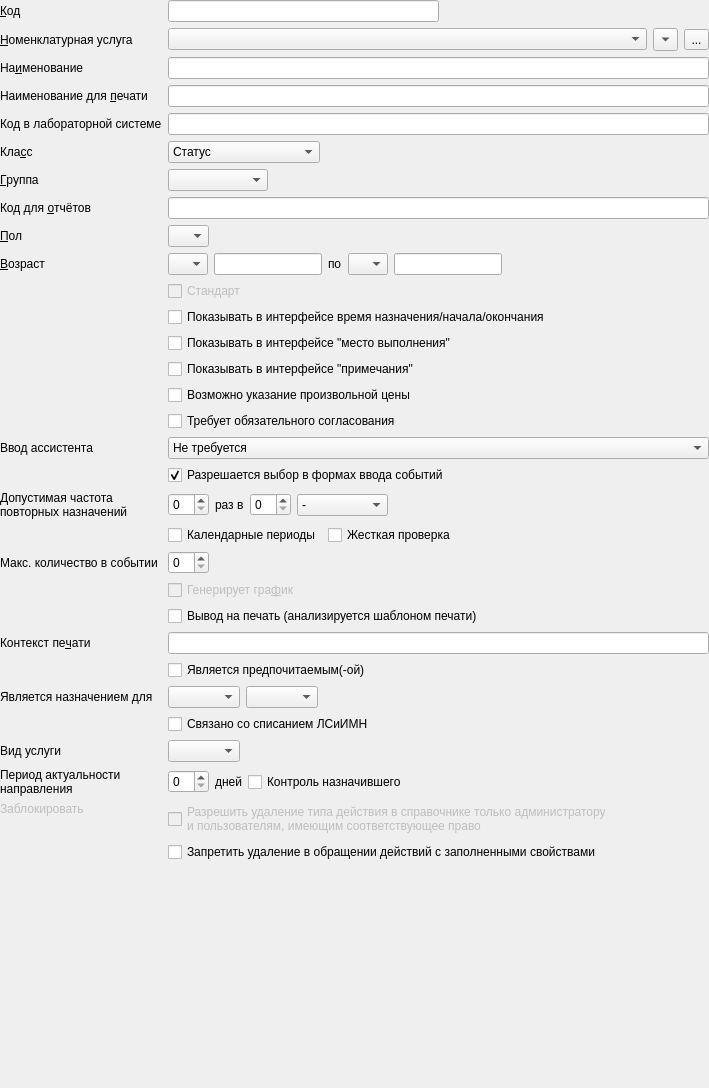
         <widget class="QWidget" name="scrollAreaWidgetContents">
          <property name="geometry">
           <rect>
            <x>0</x>
            <y>0</y>
            <width>709</width>
            <height>1088</height>
           </rect>
          </property>
          <layout class="QVBoxLayout" name="verticalLayout_4">
           <property name="margin">
            <number>0</number>
           </property>
           <item>
            <layout class="QGridLayout" name="gridLayout">
             <item row="29" column="1">
              <layout class="QHBoxLayout" name="frmRecommendation">
               <item>
                <widget class="QSpinBox" name="edtRecommendationExpirePeriod"/>
               </item>
               <item>
                <widget class="QLabel" name="lblFrequencyCount_2">
                 <property name="text">
                  <string>дней</string>
                 </property>
                </widget>
               </item>
               <item>
                <widget class="QCheckBox" name="chkRecommendationControl">
                 <property name="text">
                  <string>Контроль назначившего</string>
                 </property>
                </widget>
               </item>
               <item>
                <spacer name="horizontalSpacer_6">
                 <property name="orientation">
                  <enum>Qt::Horizontal</enum>
                 </property>
                 <property name="sizeHint" stdset="0">
                  <size>
                   <width>40</width>
                   <height>20</height>
                  </size>
                 </property>
                </spacer>
               </item>
              </layout>
             </item>
             <item row="3" column="1">
              <widget class="QLineEdit" name="edtTitle"/>
             </item>
             <item row="24" column="1">
              <widget class="QLineEdit" name="edtContext">
               <property name="maxLength">
                <number>64</number>
               </property>
              </widget>
             </item>
             <item row="17" column="1">
              <widget class="QCheckBox" name="chkShowInForm">
               <property name="enabled">
                <bool>true</bool>
               </property>
               <property name="text">
                <string>Разрешается выбор в формах ввода событий</string>
               </property>
               <property name="checkable">
                <bool>true</bool>
               </property>
               <property name="checked">
                <bool>true</bool>
               </property>
              </widget>
             </item>
             <item row="2" column="1">
              <widget class="QLineEdit" name="edtName">
               <property name="minimumSize">
                <size>
                 <width>200</width>
                 <height>0</height>
                </size>
               </property>
              </widget>
             </item>
             <item row="31" column="1">
              <widget class="QCheckBox" name="chkFilledLock">
               <property name="text">
                <string>Запретить удаление в обращении действий с заполненными свойствами</string>
               </property>
              </widget>
             </item>
             <item row="27" column="1">
              <widget class="QCheckBox" name="chkNomenclatureExpense">
               <property name="text">
                <string>Связано со списанием ЛСиИМН</string>
               </property>
              </widget>
             </item>
             <item row="25" column="1">
              <widget class="QCheckBox" name="chkIsPreferable">
               <property name="text">
                <string>Является предпочитаемым(-ой)</string>
               </property>
              </widget>
             </item>
             <item row="1" column="1">
              <layout class="QHBoxLayout" name="frmNomenclativeService">
               <item>
                <widget class="CRBComboBox" name="cmbNomenclativeService">
                 <property name="minimumSize">
                  <size>
                   <width>150</width>
                   <height>0</height>
                  </size>
                 </property>
                </widget>
               </item>
               <item>
                <widget class="QToolButton" name="btnSetName">
                 <property name="minimumSize">
                  <size>
                   <width>25</width>
                   <height>0</height>
                  </size>
                 </property>
                 <property name="toolTip">
                  <string>Установить наименование по наименованию номенклатурной услуги</string>
                 </property>
                 <property name="text">
                  <string>...</string>
                 </property>
                 <property name="arrowType">
                  <enum>Qt::DownArrow</enum>
                 </property>
                </widget>
               </item>
               <item>
                <widget class="QToolButton" name="btnSelectService">
                 <property name="minimumSize">
                  <size>
                   <width>25</width>
                   <height>0</height>
                  </size>
                 </property>
                 <property name="text">
                  <string>...</string>
                 </property>
                </widget>
               </item>
              </layout>
             </item>
             <item row="23" column="1">
              <widget class="QCheckBox" name="chkIsPrinted">
               <property name="text">
                <string>Вывод на печать (анализируется шаблоном печати)</string>
               </property>
              </widget>
             </item>
             <item row="30" column="1">
              <widget class="QCheckBox" name="chkLock">
               <property name="enabled">
                <bool>false</bool>
               </property>
               <property name="text">
                <string>Разрешить удаление типа действия в справочнике только администратору
и пользователям, имеющим соответствующее право</string>
               </property>
              </widget>
             </item>
             <item row="7" column="0">
              <widget class="QLabel" name="lblFlatCode">
               <property name="text">
                <string>Код для &amp;отчётов</string>
               </property>
               <property name="buddy">
                <cstring>edtFlatCode</cstring>
               </property>
              </widget>
             </item>
             <item row="28" column="0">
              <widget class="QLabel" name="lblServiceType">
               <property name="text">
                <string>Вид услуги</string>
               </property>
              </widget>
             </item>
             <item row="10" column="1">
              <widget class="QCheckBox" name="chkIsMES">
               <property name="enabled">
                <bool>false</bool>
               </property>
               <property name="text">
                <string>Стандарт</string>
               </property>
              </widget>
             </item>
             <item row="0" column="1">
              <layout class="QHBoxLayout" name="frmCode">
               <item>
                <widget class="QLineEdit" name="edtCode"/>
               </item>
               <item>
                <spacer>
                 <property name="orientation">
                  <enum>Qt::Horizontal</enum>
                 </property>
                 <property name="sizeHint" stdset="0">
                  <size>
                   <width>145</width>
                   <height>19</height>
                  </size>
                 </property>
                </spacer>
               </item>
              </layout>
             </item>
             <item row="0" column="0">
              <widget class="QLabel" name="lblCode">
               <property name="text">
                <string>&amp;Код</string>
               </property>
               <property name="buddy">
                <cstring>edtCode</cstring>
               </property>
              </widget>
             </item>
             <item row="18" column="1">
              <layout class="QHBoxLayout" name="frmFrequency">
               <item>
                <widget class="QSpinBox" name="edtFrequencyCount"/>
               </item>
               <item>
                <widget class="QLabel" name="lblFrequencyCount">
                 <property name="text">
                  <string>раз в</string>
                 </property>
                </widget>
               </item>
               <item>
                <widget class="QSpinBox" name="edtFrequencyPeriod"/>
               </item>
               <item>
                <widget class="QComboBox" name="cmbFrequencyPeriodType">
                 <item>
                  <property name="text">
                   <string>-</string>
                  </property>
                 </item>
                 <item>
                  <property name="text">
                   <string>День</string>
                  </property>
                 </item>
                 <item>
                  <property name="text">
                   <string>Неделю</string>
                  </property>
                 </item>
                 <item>
                  <property name="text">
                   <string>Месяц</string>
                  </property>
                 </item>
                 <item>
                  <property name="text">
                   <string>Квартал</string>
                  </property>
                 </item>
                 <item>
                  <property name="text">
                   <string>Полугодие</string>
                  </property>
                 </item>
                 <item>
                  <property name="text">
                   <string>Год</string>
                  </property>
                 </item>
                </widget>
               </item>
               <item>
                <spacer name="horizontalSpacer_3">
                 <property name="orientation">
                  <enum>Qt::Horizontal</enum>
                 </property>
                 <property name="sizeHint" stdset="0">
                  <size>
                   <width>40</width>
                   <height>20</height>
                  </size>
                 </property>
                </spacer>
               </item>
              </layout>
             </item>
             <item row="30" column="0">
              <widget class="QLabel" name="lblLock">
               <property name="enabled">
                <bool>false</bool>
               </property>
               <property name="text">
                <string>Заблокировать</string>
               </property>
               <property name="alignment">
                <set>Qt::AlignLeading|Qt::AlignLeft|Qt::AlignTop</set>
               </property>
               <property name="buddy">
                <cstring>chkLock</cstring>
               </property>
              </widget>
             </item>
             <item row="3" column="0">
              <widget class="QLabel" name="lblTitle">
               <property name="text">
                <string>Наименование для &amp;печати</string>
               </property>
               <property name="buddy">
                <cstring>edtTitle</cstring>
               </property>
              </widget>
             </item>
             <item row="15" column="1">
              <widget class="QCheckBox" name="chkRequiredCoordination">
               <property name="text">
                <string>Требует обязательного согласования</string>
               </property>
              </widget>
             </item>
             <item row="9" column="1">
              <layout class="QHBoxLayout" name="frmAge">
               <item>
                <widget class="QComboBox" name="cmbBegAgeUnit">
                 <property name="sizePolicy">
                  <sizepolicy hsizetype="Maximum" vsizetype="Fixed">
                   <horstretch>0</horstretch>
                   <verstretch>0</verstretch>
                  </sizepolicy>
                 </property>
                 <item>
                  <property name="text">
                   <string/>
                  </property>
                 </item>
                 <item>
                  <property name="text">
                   <string>Д</string>
                  </property>
                 </item>
                 <item>
                  <property name="text">
                   <string>Н</string>
                  </property>
                 </item>
                 <item>
                  <property name="text">
                   <string>М</string>
                  </property>
                 </item>
                 <item>
                  <property name="text">
                   <string>Г</string>
                  </property>
                 </item>
                </widget>
               </item>
               <item>
                <widget class="QLineEdit" name="edtBegAgeCount">
                 <property name="sizePolicy">
                  <sizepolicy hsizetype="Maximum" vsizetype="Fixed">
                   <horstretch>0</horstretch>
                   <verstretch>0</verstretch>
                  </sizepolicy>
                 </property>
                 <property name="inputMask">
                  <string>000; </string>
                 </property>
                 <property name="maxLength">
                  <number>3</number>
                 </property>
                </widget>
               </item>
               <item>
                <widget class="QLabel" name="lblAgeSep">
                 <property name="text">
                  <string>по</string>
                 </property>
                 <property name="buddy">
                  <cstring>cmbEndAgeUnit</cstring>
                 </property>
                </widget>
               </item>
               <item>
                <widget class="QComboBox" name="cmbEndAgeUnit">
                 <property name="sizePolicy">
                  <sizepolicy hsizetype="Maximum" vsizetype="Fixed">
                   <horstretch>0</horstretch>
                   <verstretch>0</verstretch>
                  </sizepolicy>
                 </property>
                 <item>
                  <property name="text">
                   <string/>
                  </property>
                 </item>
                 <item>
                  <property name="text">
                   <string>Д</string>
                  </property>
                 </item>
                 <item>
                  <property name="text">
                   <string>Н</string>
                  </property>
                 </item>
                 <item>
                  <property name="text">
                   <string>М</string>
                  </property>
                 </item>
                 <item>
                  <property name="text">
                   <string>Г</string>
                  </property>
                 </item>
                </widget>
               </item>
               <item>
                <widget class="QLineEdit" name="edtEndAgeCount">
                 <property name="sizePolicy">
                  <sizepolicy hsizetype="Maximum" vsizetype="Fixed">
                   <horstretch>0</horstretch>
                   <verstretch>0</verstretch>
                  </sizepolicy>
                 </property>
                 <property name="inputMask">
                  <string>000; </string>
                 </property>
                 <property name="maxLength">
                  <number>3</number>
                 </property>
                </widget>
               </item>
               <item>
                <spacer name="horizontalSpacer_4">
                 <property name="orientation">
                  <enum>Qt::Horizontal</enum>
                 </property>
                 <property name="sizeType">
                  <enum>QSizePolicy::Expanding</enum>
                 </property>
                 <property name="sizeHint" stdset="0">
                  <size>
                   <width>40</width>
                   <height>20</height>
                  </size>
                 </property>
                </spacer>
               </item>
              </layout>
             </item>
             <item row="28" column="1">
              <layout class="QHBoxLayout" name="frmServiceType">
               <item>
                <widget class="QComboBox" name="cmbServiceType"/>
               </item>
               <item>
                <spacer name="horizontalSpacer_9">
                 <property name="orientation">
                  <enum>Qt::Horizontal</enum>
                 </property>
                 <property name="sizeHint" stdset="0">
                  <size>
                   <width>40</width>
                   <height>20</height>
                  </size>
                 </property>
                </spacer>
               </item>
              </layout>
             </item>
             <item row="11" column="1">
              <widget class="QCheckBox" name="chkShowTime">
               <property name="text">
                <string>Показывать в интерфейсе время назначения/начала/окончания</string>
               </property>
              </widget>
             </item>
             <item row="14" column="1">
              <widget class="QCheckBox" name="chkIsCustomSum">
               <property name="text">
                <string>Возможно указание произвольной цены</string>
               </property>
              </widget>
             </item>
             <item row="6" column="0">
              <widget class="QLabel" name="lblGroup">
               <property name="text">
                <string>&amp;Группа</string>
               </property>
               <property name="buddy">
                <cstring>cmbGroup</cstring>
               </property>
              </widget>
             </item>
             <item row="9" column="0">
              <widget class="QLabel" name="lblAge">
               <property name="text">
                <string>&amp;Возраст</string>
               </property>
               <property name="buddy">
                <cstring>cmbBegAgeUnit</cstring>
               </property>
              </widget>
             </item>
             <item row="19" column="1">
              <layout class="QHBoxLayout" name="horizontalLayout_2">
               <item>
                <widget class="QCheckBox" name="chkFrequencyPeriodByCalendar">
                 <property name="toolTip">
                  <string>&lt;html&gt;&lt;head/&gt;&lt;body&gt;&lt;p&gt;Если включено, то правило &amp;quot;1 раз в 1 неделю&amp;quot; будет означать &lt;/p&gt;&lt;p&gt;&lt;span style=&quot; font-weight:600; font-style:italic;&quot;&gt;&amp;quot;один раз за текущую календарную неделю&amp;quot;&lt;/span&gt;, &lt;/p&gt;&lt;p&gt;иначе - &lt;span style=&quot; font-weight:600; font-style:italic;&quot;&gt;&amp;quot;один раз за последние 7 дней&amp;quot;&lt;/span&gt;&lt;/p&gt;&lt;/body&gt;&lt;/html&gt;</string>
                 </property>
                 <property name="text">
                  <string>Календарные периоды</string>
                 </property>
                </widget>
               </item>
               <item>
                <widget class="QCheckBox" name="chkStrictFrequency">
                 <property name="text">
                  <string>Жесткая проверка</string>
                 </property>
                </widget>
               </item>
               <item>
                <spacer name="horizontalSpacer_10">
                 <property name="orientation">
                  <enum>Qt::Horizontal</enum>
                 </property>
                 <property name="sizeHint" stdset="0">
                  <size>
                   <width>40</width>
                   <height>20</height>
                  </size>
                 </property>
                </spacer>
               </item>
              </layout>
             </item>
             <item row="21" column="0">
              <widget class="QLabel" name="lblMaxOccursInEvent2">
               <property name="text">
                <string>Макс. количество в событии</string>
               </property>
               <property name="buddy">
                <cstring>edtMaxOccursInEvent</cstring>
               </property>
              </widget>
             </item>
             <item row="26" column="0">
              <widget class="QLabel" name="lblPrescribedType">
               <property name="text">
                <string>Является назначением для</string>
               </property>
               <property name="buddy">
                <cstring>cmbPrescribedType</cstring>
               </property>
              </widget>
             </item>
             <item row="1" column="0">
              <widget class="QLabel" name="lblNomenclativeService">
               <property name="enabled">
                <bool>true</bool>
               </property>
               <property name="sizePolicy">
                <sizepolicy hsizetype="Maximum" vsizetype="Preferred">
                 <horstretch>0</horstretch>
                 <verstretch>0</verstretch>
                </sizepolicy>
               </property>
               <property name="text">
                <string>&amp;Номенклатурная услуга</string>
               </property>
               <property name="scaledContents">
                <bool>false</bool>
               </property>
               <property name="buddy">
                <cstring>cmbNomenclativeService</cstring>
               </property>
              </widget>
             </item>
             <item row="5" column="0">
              <widget class="QLabel" name="lblClass">
               <property name="text">
                <string>Кла&amp;сс</string>
               </property>
               <property name="buddy">
                <cstring>cmbClass</cstring>
               </property>
              </widget>
             </item>
             <item row="16" column="0">
              <widget class="QLabel" name="lblAssistantRequired">
               <property name="text">
                <string>Ввод ассистента</string>
               </property>
              </widget>
             </item>
             <item row="8" column="1">
              <layout class="QHBoxLayout" name="frmSex">
               <item>
                <widget class="QComboBox" name="cmbSex">
                 <property name="sizePolicy">
                  <sizepolicy hsizetype="Maximum" vsizetype="Fixed">
                   <horstretch>0</horstretch>
                   <verstretch>0</verstretch>
                  </sizepolicy>
                 </property>
                 <item>
                  <property name="text">
                   <string/>
                  </property>
                 </item>
                 <item>
                  <property name="text">
                   <string>М</string>
                  </property>
                 </item>
                 <item>
                  <property name="text">
                   <string>Ж</string>
                  </property>
                 </item>
                </widget>
               </item>
               <item>
                <spacer>
                 <property name="orientation">
                  <enum>Qt::Horizontal</enum>
                 </property>
                 <property name="sizeHint" stdset="0">
                  <size>
                   <width>321</width>
                   <height>20</height>
                  </size>
                 </property>
                </spacer>
               </item>
              </layout>
             </item>
             <item row="4" column="0">
              <widget class="QLabel" name="lblLisCode">
               <property name="text">
                <string>Код в лабораторной системе</string>
               </property>
               <property name="buddy">
                <cstring>edtLisCode</cstring>
               </property>
              </widget>
             </item>
             <item row="4" column="1">
              <widget class="QLineEdit" name="edtLisCode"/>
             </item>
             <item row="6" column="1">
              <layout class="QHBoxLayout" name="frmGroup">
               <item>
                <widget class="CRBComboBox" name="cmbGroup">
                 <property name="minimumSize">
                  <size>
                   <width>100</width>
                   <height>0</height>
                  </size>
                 </property>
                </widget>
               </item>
               <item>
                <spacer>
                 <property name="orientation">
                  <enum>Qt::Horizontal</enum>
                 </property>
                 <property name="sizeHint" stdset="0">
                  <size>
                   <width>175</width>
                   <height>20</height>
                  </size>
                 </property>
                </spacer>
               </item>
              </layout>
             </item>
             <item row="5" column="1">
              <layout class="QHBoxLayout" name="frmClass">
               <item>
                <widget class="QComboBox" name="cmbClass">
                 <item>
                  <property name="text">
                   <string>Статус</string>
                  </property>
                 </item>
                 <item>
                  <property name="text">
                   <string>Диагностика</string>
                  </property>
                 </item>
                 <item>
                  <property name="text">
                   <string>Лечение</string>
                  </property>
                 </item>
                 <item>
                  <property name="text">
                   <string>Прочие мероприятия</string>
                  </property>
                 </item>
                 <item>
                  <property name="text">
                   <string>Анализы</string>
                  </property>
                 </item>
                </widget>
               </item>
               <item>
                <spacer>
                 <property name="orientation">
                  <enum>Qt::Horizontal</enum>
                 </property>
                 <property name="sizeHint" stdset="0">
                  <size>
                   <width>171</width>
                   <height>20</height>
                  </size>
                 </property>
                </spacer>
               </item>
              </layout>
             </item>
             <item row="18" column="0">
              <widget class="QLabel" name="lblFrequency">
               <property name="text">
                <string>Допустимая частота
повторных назначений</string>
               </property>
              </widget>
             </item>
             <item row="2" column="0">
              <widget class="QLabel" name="lblName">
               <property name="text">
                <string>На&amp;именование</string>
               </property>
               <property name="buddy">
                <cstring>edtName</cstring>
               </property>
              </widget>
             </item>
             <item row="8" column="0">
              <widget class="QLabel" name="lblSex">
               <property name="text">
                <string>&amp;Пол</string>
               </property>
               <property name="buddy">
                <cstring>cmbSex</cstring>
               </property>
              </widget>
             </item>
             <item row="24" column="0">
              <widget class="QLabel" name="lblContext">
               <property name="text">
                <string>Контекст пе&amp;чати</string>
               </property>
               <property name="buddy">
                <cstring>edtContext</cstring>
               </property>
              </widget>
             </item>
             <item row="7" column="1">
              <widget class="QLineEdit" name="edtFlatCode">
               <property name="sizePolicy">
                <sizepolicy hsizetype="Preferred" vsizetype="Fixed">
                 <horstretch>0</horstretch>
                 <verstretch>0</verstretch>
                </sizepolicy>
               </property>
              </widget>
             </item>
             <item row="16" column="1">
              <widget class="QComboBox" name="cmbAssistantRequired">
               <item>
                <property name="text">
                 <string>Не требуется</string>
                </property>
               </item>
               <item>
                <property name="text">
                 <string>Необязательное заполнение</string>
                </property>
               </item>
               <item>
                <property name="text">
                 <string>Обязательное заполнение</string>
                </property>
               </item>
              </widget>
             </item>
             <item row="22" column="1">
              <widget class="QCheckBox" name="chkGenTimetable">
               <property name="enabled">
                <bool>false</bool>
               </property>
               <property name="text">
                <string>Генерирует гра&amp;фик</string>
               </property>
              </widget>
             </item>
             <item row="26" column="1">
              <layout class="QHBoxLayout" name="frmPrescribed">
               <item>
                <widget class="CRBComboBox" name="cmbPrescribedType"/>
               </item>
               <item>
                <widget class="CRBComboBox" name="cmbShedule"/>
               </item>
               <item>
                <spacer name="horizontalSpacer_5">
                 <property name="orientation">
                  <enum>Qt::Horizontal</enum>
                 </property>
                 <property name="sizeHint" stdset="0">
                  <size>
                   <width>40</width>
                   <height>20</height>
                  </size>
                 </property>
                </spacer>
               </item>
              </layout>
             </item>
             <item row="21" column="1">
              <layout class="QHBoxLayout" name="frmOccurs">
               <item>
                <widget class="QSpinBox" name="edtMaxOccursInEvent">
                 <property name="sizePolicy">
                  <sizepolicy hsizetype="Maximum" vsizetype="Fixed">
                   <horstretch>0</horstretch>
                   <verstretch>0</verstretch>
                  </sizepolicy>
                 </property>
                 <property name="toolTip">
                  <string>0 - нет ограничения</string>
                 </property>
                 <property name="alignment">
                  <set>Qt::AlignLeading|Qt::AlignLeft|Qt::AlignVCenter</set>
                 </property>
                </widget>
               </item>
               <item>
                <spacer name="horizontalSpacer_8">
                 <property name="orientation">
                  <enum>Qt::Horizontal</enum>
                 </property>
                 <property name="sizeHint" stdset="0">
                  <size>
                   <width>40</width>
                   <height>20</height>
                  </size>
                 </property>
                </spacer>
               </item>
              </layout>
             </item>
             <item row="32" column="0" colspan="2">
              <spacer name="verticalSpacer">
               <property name="orientation">
                <enum>Qt::Vertical</enum>
               </property>
               <property name="sizeHint" stdset="0">
                <size>
                 <width>20</width>
                 <height>40</height>
                </size>
               </property>
              </spacer>
             </item>
             <item row="29" column="0">
              <widget class="QLabel" name="lblFrequency_2">
               <property name="text">
                <string>Период актуальности
направления</string>
               </property>
              </widget>
             </item>
             <item row="12" column="1">
              <widget class="QCheckBox" name="chkShowAPOrg">
               <property name="text">
                <string>Показывать в интерфейсе &quot;место выполнения&quot;</string>
               </property>
              </widget>
             </item>
             <item row="13" column="1">
              <widget class="QCheckBox" name="chkShowAPNotes">
               <property name="text">
                <string>Показывать в интерфейсе &quot;примечания&quot;</string>
               </property>
              </widget>
             </item>
            </layout>
           </item>
          </layout>
         </widget>
